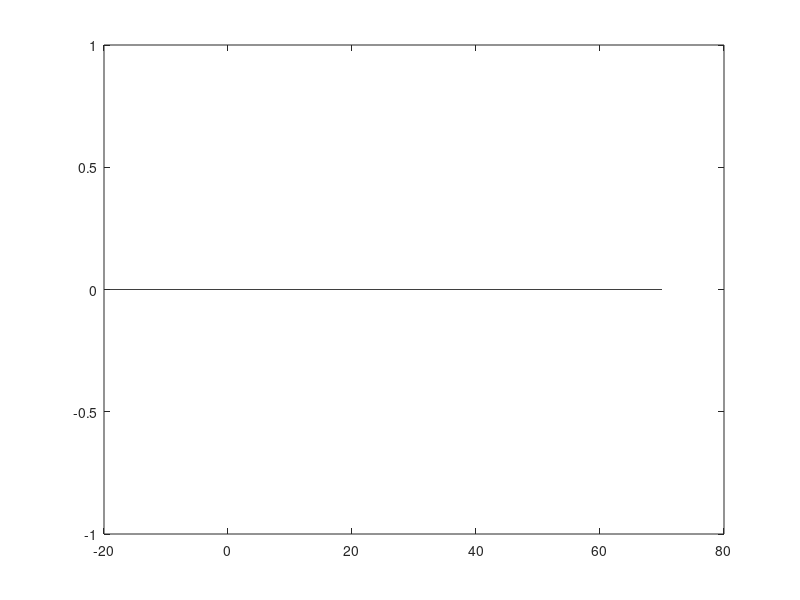

This figure's MATLAB source:
function threshold = computeThreshold()
    image_files = dir(['../../indb/', '*.jpg']);
    in_db_distances = [];
    i = 1;
    for image_file = image_files'
        face = detectFace(imread([image_file.folder, '\', image_file.name]));
        if ~isempty(face)
            [~, in_db_distances(i)] = recognizeFace(face, 'fisher');
            i = i + 1;
        end
    end
    
    image_files = dir(['../../notindb/', '*.jpg']);
    not_in_db_distances = [];
    i = 1;
    for image_file = image_files'
        face = detectFace(imread([image_file.folder, '\', image_file.name]));
        if ~isempty(face)
            [~, not_in_db_distances(i)] = recognizeFace(face, 'fisher');
            i = i + 1;
        end
    end
    
    x = -20:0.001:70;
    pdf_not_in_db = normpdf(x, mean(not_in_db_distances), std(not_in_db_distances));
    pdf_in_db = normpdf(x, mean(in_db_distances), std(in_db_distances));
    
    % Find intersection between the normal distributions and set this as
    % threshold
    overlap = pdf_in_db - max(pdf_in_db - pdf_not_in_db, 0);
    [~, idx] = max(overlap);
    
    threshold = x(idx);
    
    % Resulting overlap % in which errors occur, 
    overlap_percentage = trapz(x, overlap) * 100;
    
    disp(['Overlap: ' num2str(overlap_percentage) '%']);
    
    area(x, pdf_in_db); hold on
    area(x, pdf_not_in_db); 
    area(x, overlap)
    hold off
end

